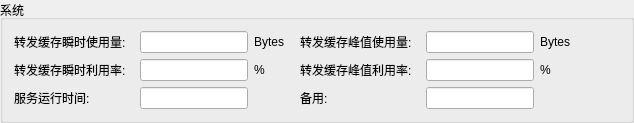
             <widget class="QGroupBox" name="groupBox_2">
              <property name="title">
               <string>系统</string>
              </property>
              <layout class="QHBoxLayout" name="horizontalLayout_38">
               <item>
                <layout class="QVBoxLayout" name="verticalLayout_3">
                 <item>
                  <layout class="QHBoxLayout" name="horizontalLayout_34">
                   <item>
                    <layout class="QHBoxLayout" name="horizontalLayout_32">
                     <item>
                      <widget class="QLabel" name="label_32">
                       <property name="minimumSize">
                        <size>
                         <width>120</width>
                         <height>0</height>
                        </size>
                       </property>
                       <property name="text">
                        <string>转发缓存瞬时使用量:</string>
                       </property>
                      </widget>
                     </item>
                     <item>
                      <widget class="QLineEdit" name="lineEdit_ForwardingCacheUnitVal"/>
                     </item>
                     <item>
                      <widget class="QLabel" name="label_33">
                       <property name="minimumSize">
                        <size>
                         <width>40</width>
                         <height>0</height>
                        </size>
                       </property>
                       <property name="text">
                        <string>Bytes</string>
                       </property>
                      </widget>
                     </item>
                    </layout>
                   </item>
                   <item>
                    <layout class="QHBoxLayout" name="horizontalLayout_33">
                     <item>
                      <widget class="QLabel" name="label_34">
                       <property name="minimumSize">
                        <size>
                         <width>120</width>
                         <height>0</height>
                        </size>
                       </property>
                       <property name="text">
                        <string>转发缓存峰值使用量:</string>
                       </property>
                      </widget>
                     </item>
                     <item>
                      <widget class="QLineEdit" name="lineEdit_ForwardingCachePeakVal"/>
                     </item>
                     <item>
                      <widget class="QLabel" name="label_35">
                       <property name="minimumSize">
                        <size>
                         <width>40</width>
                         <height>0</height>
                        </size>
                       </property>
                       <property name="text">
                        <string>Bytes</string>
                       </property>
                      </widget>
                     </item>
                    </layout>
                   </item>
                   <item>
                    <spacer name="horizontalSpacer_15">
                     <property name="orientation">
                      <enum>Qt::Horizontal</enum>
                     </property>
                     <property name="sizeHint" stdset="0">
                      <size>
                       <width>40</width>
                       <height>20</height>
                      </size>
                     </property>
                    </spacer>
                   </item>
                  </layout>
                 </item>
                 <item>
                  <layout class="QHBoxLayout" name="horizontalLayout_35">
                   <item>
                    <layout class="QHBoxLayout" name="horizontalLayout_30">
                     <item>
                      <widget class="QLabel" name="label_28">
                       <property name="minimumSize">
                        <size>
                         <width>120</width>
                         <height>0</height>
                        </size>
                       </property>
                       <property name="text">
                        <string>转发缓存瞬时利用率:</string>
                       </property>
                      </widget>
                     </item>
                     <item>
                      <widget class="QLineEdit" name="lineEdit_ForwardingCacheUnitRate"/>
                     </item>
                     <item>
                      <widget class="QLabel" name="label_29">
                       <property name="minimumSize">
                        <size>
                         <width>40</width>
                         <height>0</height>
                        </size>
                       </property>
                       <property name="text">
                        <string>%</string>
                       </property>
                      </widget>
                     </item>
                    </layout>
                   </item>
                   <item>
                    <layout class="QHBoxLayout" name="horizontalLayout_31">
                     <item>
                      <widget class="QLabel" name="label_30">
                       <property name="minimumSize">
                        <size>
                         <width>120</width>
                         <height>0</height>
                        </size>
                       </property>
                       <property name="text">
                        <string>转发缓存峰值利用率:</string>
                       </property>
                      </widget>
                     </item>
                     <item>
                      <widget class="QLineEdit" name="lineEdit_ForwardingCachePeakRate"/>
                     </item>
                     <item>
                      <widget class="QLabel" name="label_31">
                       <property name="minimumSize">
                        <size>
                         <width>40</width>
                         <height>0</height>
                        </size>
                       </property>
                       <property name="text">
                        <string>%</string>
                       </property>
                      </widget>
                     </item>
                    </layout>
                   </item>
                   <item>
                    <spacer name="horizontalSpacer_16">
                     <property name="orientation">
                      <enum>Qt::Horizontal</enum>
                     </property>
                     <property name="sizeHint" stdset="0">
                      <size>
                       <width>40</width>
                       <height>20</height>
                      </size>
                     </property>
                    </spacer>
                   </item>
                  </layout>
                 </item>
                 <item>
                  <layout class="QHBoxLayout" name="horizontalLayout_37">
                   <item>
                    <layout class="QHBoxLayout" name="horizontalLayout_14">
                     <item>
                      <widget class="QLabel" name="label_14">
                       <property name="minimumSize">
                        <size>
                         <width>120</width>
                         <height>0</height>
                        </size>
                       </property>
                       <property name="text">
                        <string>服务运行时间:</string>
                       </property>
                      </widget>
                     </item>
                     <item>
                      <widget class="QLineEdit" name="lineEdit_sysRunTime"/>
                     </item>
                     <item>
                      <widget class="QLabel" name="label_15">
                       <property name="minimumSize">
                        <size>
                         <width>40</width>
                         <height>0</height>
                        </size>
                       </property>
                       <property name="text">
                        <string/>
                       </property>
                      </widget>
                     </item>
                    </layout>
                   </item>
                   <item>
                    <layout class="QHBoxLayout" name="horizontalLayout_36">
                     <item>
                      <widget class="QLabel" name="label_36">
                       <property name="minimumSize">
                        <size>
                         <width>120</width>
                         <height>0</height>
                        </size>
                       </property>
                       <property name="text">
                        <string>备用:</string>
                       </property>
                      </widget>
                     </item>
                     <item>
                      <widget class="QLineEdit" name="lineEdit_sysRunTime_6"/>
                     </item>
                     <item>
                      <widget class="QLabel" name="label_37">
                       <property name="minimumSize">
                        <size>
                         <width>40</width>
                         <height>0</height>
                        </size>
                       </property>
                       <property name="text">
                        <string/>
                       </property>
                      </widget>
                     </item>
                    </layout>
                   </item>
                   <item>
                    <spacer name="horizontalSpacer_17">
                     <property name="orientation">
                      <enum>Qt::Horizontal</enum>
                     </property>
                     <property name="sizeHint" stdset="0">
                      <size>
                       <width>40</width>
                       <height>20</height>
                      </size>
                     </property>
                    </spacer>
                   </item>
                  </layout>
                 </item>
                </layout>
               </item>
              </layout>
             </widget>
